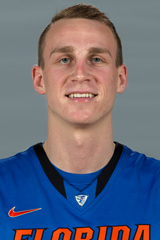
#> input picture Images/Florida/Alex Murphy.jpg, 160 x 240 px, found by its file name
$ python thumbs.py '../../../Images/Florida/Alex Murphy thum.jpg' '../../../Images/Florida/Alex Murphy.jpg' '../../../Images/Florida/Alex Murphy.jpg'   (older library calls are emulated)
#> lines starting #> are read from the running program, lines starting #| are printed output that depends on the picture
from sys import argv
import os.path
import PIL
import Image
""" 2014.2.24 """
dir = "/home/" + argv[3] + "/public_html/"
filename = os.path.join(dir, argv[1], argv[2])

thumbname = os.path.join(os.path.splitext(filename)[0] + "thumb.jpg")

try:
    srcimg = Image.open(filename)
#> srcimg is the input picture: PIL image 160x240 RGB; mean R, G, B 102.1, 105.1, 121.7
    srcimg.thumbnail((200,200), Image.ANTIALIAS)
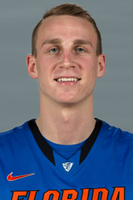
#> srcimg: PIL image 133x200 RGB; mean R, G, B 102.1, 105.1, 121.7
    left = (srcimg.size[0] - 100)/2
#> left = 16.5
    right = (srcimg.size[0]-100)/2 + 100
#> right = 116.5
    upper = (srcimg.size[1] - 100)/2
#> upper = 50
    lower = (srcimg.size[1]-100)/2 + 100
#> lower = 150
    srcimg = srcimg.crop((left,upper,right,lower))
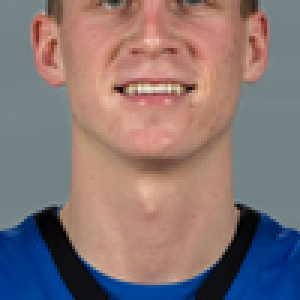
#> srcimg: PIL image 100x100 RGB (shown 3 times larger); mean R, G, B 134.1, 116.9, 116.5
    srcimg.save(thumbname, "JPEG")
except IOError:
    error_str = "Could not create thumbnail for", filename

$ run again, on Images/Florida/Casey Prather.jpg
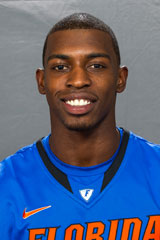
#> input picture Images/Florida/Casey Prather.jpg, 160 x 240 px, found by its file name
#> srcimg is the input picture: PIL image 160x240 RGB; mean R, G, B 87.3, 99, 127.8
#> `srcimg.thumbnail((200,200), Image.ANTIALIAS)`:
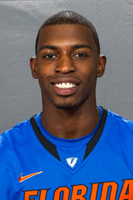
#> srcimg: PIL image 133x200 RGB; mean R, G, B 87.3, 99, 127.8
#> `srcimg = srcimg.crop((left,upper,right,lower))`:
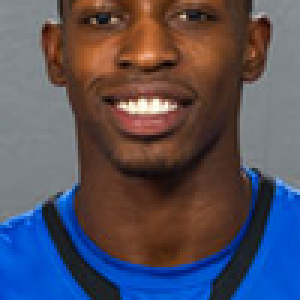
#> srcimg: PIL image 100x100 RGB (shown 3 times larger); mean R, G, B 84.7, 79.8, 93
